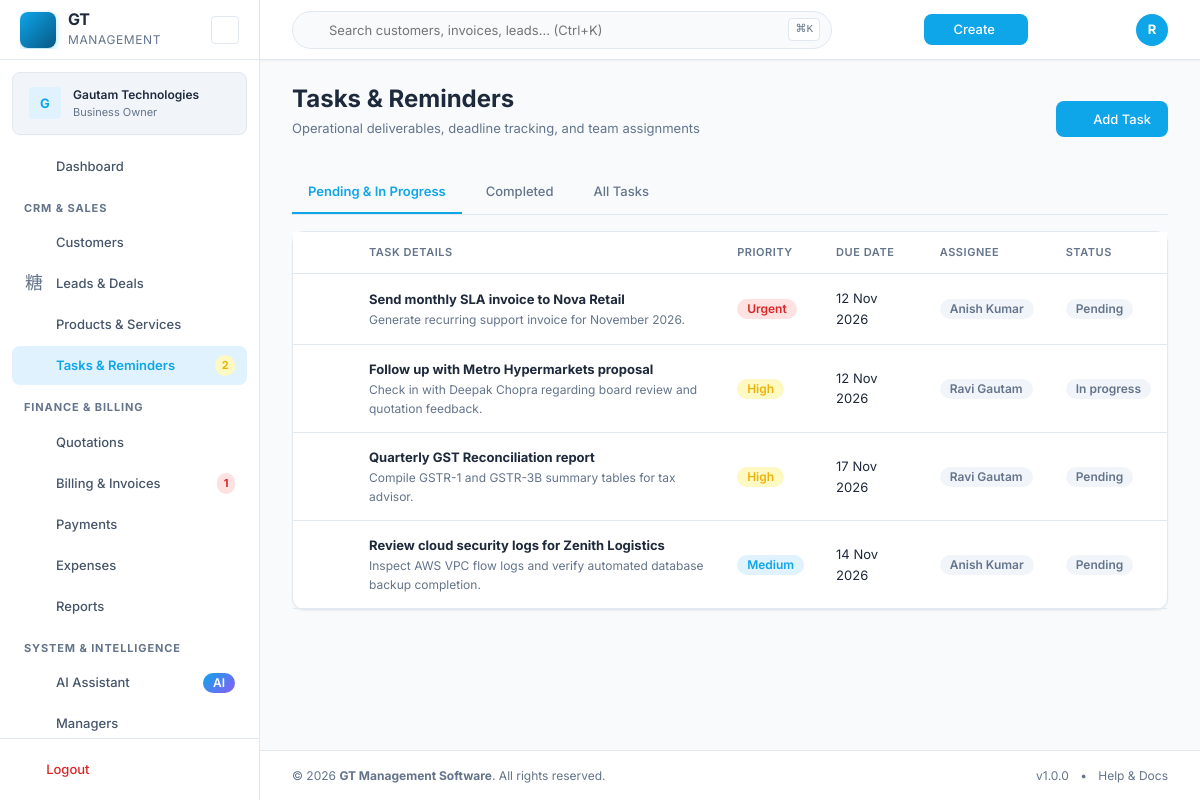
Screenshot of /tasks.php (signed in) with the database file from the repository.
### tables this page shows
CREATE TABLE `tasks` (
  `id` INT UNSIGNED AUTO_INCREMENT PRIMARY KEY,
  `business_id` INT UNSIGNED NOT NULL,
  `title` VARCHAR(255) NOT NULL,
  `description` TEXT DEFAULT NULL,
  `priority` ENUM('low','medium','high','urgent') DEFAULT 'medium',
  `status` ENUM('pending','in_progress','completed','cancelled') DEFAULT 'pending',
  `due_date` DATETIME DEFAULT NULL,
  `reminder_date` DATETIME DEFAULT NULL,
  `completed_at` DATETIME DEFAULT NULL,
  `customer_id` INT UNSIGNED DEFAULT NULL,
  `lead_id` INT UNSIGNED DEFAULT NULL,
  `assigned_to` INT UNSIGNED DEFAULT NULL,
  `is_demo` TINYINT(1) DEFAULT 0,
  `created_by` INT UNSIGNED DEFAULT NULL,
  `created_at` TIMESTAMP DEFAULT CURRENT_TIMESTAMP,
  `updated_at` TIMESTAMP DEFAULT CURRENT_TIMESTAMP ON UPDATE CURRENT_TIMESTAMP,
  INDEX `idx_tasks_business` (`business_id`),
  INDEX `idx_tasks_status` (`status`),
  INDEX `idx_tasks_due` (`due_date`),
  FOREIGN KEY (`business_id`) REFERENCES `businesses`(`id`) ON DELETE CASCADE,
  FOREIGN KEY (`customer_id`) REFERENCES `customers`(`id`) ON DELETE SET NULL,
  FOREIGN KEY (`lead_id`) REFERENCES `leads`(`id`) ON DELETE SET NULL,
  FOREIGN KEY (`assigned_to`) REFERENCES `users`(`id`) ON DELETE SET NULL,
  FOREIGN KEY (`created_by`) REFERENCES `users`(`id`) ON DELETE SET NULL
);

CREATE TABLE `users` (
  `id` INT UNSIGNED AUTO_INCREMENT PRIMARY KEY,
  `business_id` INT UNSIGNED NOT NULL,
  `role_id` INT UNSIGNED NOT NULL,
  `name` VARCHAR(255) NOT NULL,
  `email` VARCHAR(255) NOT NULL,
  `password` VARCHAR(255) NOT NULL,
  `phone` VARCHAR(50) DEFAULT NULL,
  `avatar_path` VARCHAR(500) DEFAULT NULL,
  `is_owner` TINYINT(1) DEFAULT 0,
  `is_active` TINYINT(1) DEFAULT 1,
  `last_login_at` TIMESTAMP NULL DEFAULT NULL,
  `failed_login_count` INT UNSIGNED DEFAULT 0,
  `locked_until` TIMESTAMP NULL DEFAULT NULL,
  `password_reset_token` VARCHAR(255) DEFAULT NULL,
  `password_reset_expires` TIMESTAMP NULL DEFAULT NULL,
  `remember_token` VARCHAR(255) DEFAULT NULL,
  `is_demo` TINYINT(1) DEFAULT 0,
  `created_at` TIMESTAMP DEFAULT CURRENT_TIMESTAMP,
  `updated_at` TIMESTAMP DEFAULT CURRENT_TIMESTAMP ON UPDATE CURRENT_TIMESTAMP,
  UNIQUE KEY `uk_user_email` (`email`),
  INDEX `idx_users_business` (`business_id`),
  FOREIGN KEY (`business_id`) REFERENCES `businesses`(`id`) ON DELETE CASCADE,
  FOREIGN KEY (`role_id`) REFERENCES `roles`(`id`)
);

### includes/auth.php (called while the page is built, shortened)
<?php
class Auth {
    public static function businessId(): ?int {
        return $_SESSION['business_id'] ?? null;
    }
    public static function isOwner(): bool {
        return !empty($_SESSION['is_owner']);
    }
}

### includes/permissions.php (called while the page is built, shortened)
<?php
class Permissions {
    public static function has(string $permissionKey): bool {
        if (Auth::isOwner()) return true;
        $perms = self::load();
        return in_array($permissionKey, $perms, true);
    }
}

### includes/functions.php (called while the page is built, shortened)
<?php
function e(?string $value): string {
    return htmlspecialchars($value ?? '', ENT_QUOTES, 'UTF-8');
}
function url(string $path = ''): string {
    return rtrim(APP_URL, '/') . '/' . ltrim($path, '/');
}

### includes/db.php (called while the page is built, shortened)
<?php
class Database {
    private static ?PDO $instance = null;
    public static function getInstance(): PDO {
        if (self::$instance === null) {
            $config = require GT_ROOT . '/config/config.php';
            $dsn = sprintf(
                'mysql:host=%s;port=%d;dbname=%s;charset=%s',
                $config['db_host'],
                $config['db_port'],
                $config['db_name'],
                $config['db_charset']
            );
            try {
                self::$instance = new PDO($dsn, $config['db_user'], $config['db_pass'], [
                    PDO::ATTR_ERRMODE            => PDO::ERRMODE_EXCEPTION,
                    PDO::ATTR_DEFAULT_FETCH_MODE => PDO::FETCH_ASSOC,
                    PDO::ATTR_EMULATE_PREPARES   => false,
                    PDO::MYSQL_ATTR_INIT_COMMAND => "SET NAMES utf8mb4 COLLATE utf8mb4_unicode_ci",
                ]);
            } catch (PDOException $e) {
                if ($config['debug']) {
                    throw $e;
                }
                error_log('Database connection failed: ' . $e->getMessage());
                die('Database connection error. Please check configuration.');
            }
        }
        return self::$instance;
    }
    public static function query(string $sql, array $params = []): PDOStatement {
        $stmt = self::getInstance()->prepare($sql);
        $stmt->execute($params);
        return $stmt;
    }
    public static function fetchAll(string $sql, array $params = []): array {
        return self::query($sql, $params)->fetchAll();
    }
}

### includes/formatting.php (called while the page is built, shortened)
<?php
function formatDate(?string $date, ?string $format = null): string {
    $defaults = require GT_ROOT . '/config/defaults.php';
    $format = $format ?? $defaults['regional']['date_format'];
    $ts = strtotime($date);
    return $ts ? date($format, $ts) : '—';
}

### tasks.php (the view, shortened to what this page needs)
<?php
$businessId = Auth::businessId();
$statusFilter = $_GET['status'] ?? 'pending';
$where = ["t.business_id = ?"];
$params = [$businessId];
if ($statusFilter !== 'all') {
    if ($statusFilter === 'pending') {
        $where[] = "t.status != 'completed'";
    } else {
        $where[] = "t.status = ?";
        $params[] = $statusFilter;
    }
}
$whereClause = implode(' AND ', $where);
$tasks = Database::fetchAll(
    "SELECT t.*, u.name as assignee_name
     FROM tasks t
     LEFT JOIN users u ON t.assigned_to = u.id
     WHERE {$whereClause}
     ORDER BY (t.priority = 'urgent') DESC, (t.priority = 'high') DESC, t.due_date ASC",
    $params
);
require GT_ROOT . '/includes/header.php';
?>
<div class="page-header d-flex justify-between align-center mb-4">
    <div>
        <h1 class="page-title">Tasks & Reminders</h1>
        <p class="page-subtitle">Operational deliverables, deadline tracking, and team assignments</p>
    </div>
    <div class="page-header-actions">
        <?php if (Permissions::has('tasks.create')): ?>
        <button type="button" class="btn btn-primary" data-modal-target="new-task-modal">
            <i class="ti ti-plus mr-1"></i> Add Task
        </button>
        <?php endif; ?>
    </div>
</div>
<div class="tabs-nav mb-4">
    <a href="<?= url('tasks.php?status=pending') ?>" class="tab-link <?= $statusFilter === 'pending' ? 'active' : '' ?>">Pending & In Progress</a>
    <a href="<?= url('tasks.php?status=completed') ?>" class="tab-link <?= $statusFilter === 'completed' ? 'active' : '' ?>">Completed</a>
    <a href="<?= url('tasks.php?status=all') ?>" class="tab-link <?= $statusFilter === 'all' ? 'active' : '' ?>">All Tasks</a>
</div>
<div class="card">
    <div class="card-body p-0">
        <?php if (empty($tasks)): ?>
            <div class="empty-state p-5 text-center">
                <i class="ti ti-checkbox text-4xl text-muted mb-2"></i>
                <h3>No Tasks Found</h3>
                <p class="text-muted text-sm">No tasks match your current view.</p>
            </div>
        <?php else: ?>
            <div class="table-responsive">
                <table class="data-table">
                    <thead>
                        <tr>
                            <th style="width: 40px;"></th>
                            <th>Task Details</th>
                            <th>Priority</th>
                            <th>Due Date</th>
                            <th>Assignee</th>
                            <th>Status</th>
                        </tr>
                    </thead>
                    <tbody>
                        <?php foreach ($tasks as $t):
                            $isOverdue = ($t['status'] !== 'completed' && strtotime($t['due_date']) < strtotime(date('Y-m-d')));
                            $isToday = ($t['status'] !== 'completed' && $t['due_date'] === date('Y-m-d'));
                        ?>
                        <tr>
                            <td class="text-center">
                                <form method="POST" action="<?= url('tasks.php') ?>">
                                    <button type="submit" class="btn btn-icon btn-ghost btn-sm" title="<?= $t['status'] === 'completed' ? 'Mark Incomplete' : 'Mark Completed' ?>">
                                        <i class="ti <?= $t['status'] === 'completed' ? 'ti-circle-check-filled text-success' : 'ti-circle text-muted' ?> text-lg"></i>
                                    </button>
                                </form>
                            </td>
                            <td>
                                <strong class="<?= $t['status'] === 'completed' ? 'line-through text-muted' : '' ?>">
                                    <?= e($t['title']) ?>
                                </strong>
                                <?php if (!empty($t['description'])): ?>
                                    <div class="text-xs text-muted"><?= e($t['description']) ?></div>
                                <?php endif; ?>
                            </td>
                            <td>
                                <span class="badge badge-<?= $t['priority'] === 'urgent' ? 'danger' : ($t['priority'] === 'high' ? 'warning' : ($t['priority'] === 'medium' ? 'primary' : 'secondary')) ?>">
                                    <?= ucfirst($t['priority']) ?>
                                </span>
                            </td>
                            <td>
                                <?php if ($isOverdue): ?>
                                    <span class="text-danger font-bold"><i class="ti ti-alert-triangle mr-1"></i><?= formatDate($t['due_date']) ?> (Overdue)</span>
                                <?php elseif ($isToday): ?>
                                    <span class="text-warning font-bold"><i class="ti ti-clock mr-1"></i>Due Today</span>
                                <?php else: ?>
                                    <span><?= formatDate($t['due_date']) ?></span>
                                <?php endif; ?>
                            </td>
                            <td>
                                <span class="badge badge-subtle"><?= e($t['assignee_name'] ?: 'Unassigned') ?></span>
                            </td>
                            <td>
                                <span class="badge badge-<?= $t['status'] === 'completed' ? 'success' : 'subtle' ?>">
                                    <?= ucfirst(str_replace('_', ' ', $t['status'])) ?>
                                </span>
                            </td>
                        </tr>
                        <?php endforeach; ?>
                    </tbody>
                </table>
            </div>
        <?php endif; ?>
    </div>
</div>
<?php require GT_ROOT . '/includes/footer.php'; ?>

### assets/css/global.css (style rules this page uses)
:root { --color-primary: #0EA5E9; --color-primary-hover: #0284C7; --color-primary-light: #E0F2FE; --color-primary-dark: #075985; --color-secondary: #075985; --color-accent: #0284C7; --color-bg: #F8FAFC; --color-surface: #FFFFFF; --color-surface-hover: #F1F5F9; --color-sidebar-bg: #FFFFFF; --color-card-bg: #FFFFFF; --color-text: #1E293B; --color-text-secondary: #475569; --color-text-muted: #64748B; --color-text-inverse: #FFFFFF; --color-border: #E2E8F0; --color-border-hover: #CBD5E1; --color-border-light: #F1F5F9; --color-success: #16A34A; --color-success-light: #DCFCE7; --color-warning: #EAB308; --color-warning-light: #FEF9C3; --color-error: #DC2626; --color-error-light: #FEE2E2; --color-info: #0EA5E9; --color-info-light: #E0F2FE; --font-family: 'Inter', -apple-system, BlinkMacSystemFont, 'Segoe UI', Roboto, sans-serif; --font-mono: 'JetBrains Mono', 'Fira Code', monospace; --font-size-xs: 0.75rem; --font-size-sm: 0.8125rem; --font-size-base: 0.875rem; --font-size-md: 1rem; --font-size-lg: 1.125rem; --font-size-xl: 1.25rem; --font-size-2xl: 1.5rem; --font-size-3xl: 1.875rem; --font-size-4xl: 2.25rem; --font-weight-normal: 400; --font-weight-medium: 500; --font-weight-semibold: 600; --font-weight-bold: 700; --line-height: 1.6; --line-height-tight: 1.3; --space-1: 0.25rem; --space-2: 0.5rem; --space-3: 0.75rem; --space-4: 1rem; --space-5: 1.25rem; --space-6: 1.5rem; --space-8: 2rem; --space-10: 2.5rem; --space-12: 3rem; --sidebar-width: 260px; --sidebar-compact-width: 72px; --topbar-height: 60px; --content-max-width: 1400px; --radius-sm: 4px; --radius: 8px; --radius-lg: 12px; --radius-xl: 16px; --radius-full: 9999px; --shadow-sm: 0 1px 2px rgba(0, 0, 0, 0.05); --shadow: 0 1px 3px rgba(0, 0, 0, 0.08), 0 1px 2px rgba(0, 0, 0, 0.04); --shadow-md: 0 4px 6px -1px rgba(0, 0, 0, 0.08), 0 2px 4px -2px rgba(0, 0, 0, 0.05); --shadow-lg: 0 10px 15px -3px rgba(0, 0, 0, 0.08), 0 4px 6px -4px rgba(0, 0, 0, 0.04); --shadow-xl: 0 20px 25px -5px rgba(0, 0, 0, 0.1), 0 8px 10px -6px rgba(0, 0, 0, 0.05); --transition-fast: 150ms ease; --transition: 200ms ease; --transition-slow: 300ms ease; --z-dropdown: 100; --z-sticky: 200; --z-overlay: 300; --z-modal: 400; --z-toast: 500; --z-tooltip: 600; }
*, *::before, *::after { box-sizing: border-box; margin: 0; padding: 0; }
html { font-size: 16px; -webkit-text-size-adjust: 100%; scroll-behavior: smooth; }
body { font-family: var(--font-family); font-size: var(--font-size-base); line-height: var(--line-height); color: var(--color-text); background-color: var(--color-bg); -webkit-font-smoothing: antialiased; -moz-osx-font-smoothing: grayscale; overflow-x: hidden; }
h1, h2, h3, h4, h5, h6 { font-weight: var(--font-weight-semibold); line-height: var(--line-height-tight); color: var(--color-text); }
h1 { font-size: var(--font-size-3xl); }
p { margin-bottom: var(--space-4); }
a { color: var(--color-primary); text-decoration: none; transition: color var(--transition-fast); }
table { border-collapse: collapse; width: 100%; }
input, select, textarea, button { font-family: inherit; font-size: inherit; line-height: inherit; }
button { cursor: pointer; }
.text-center { text-align: center; }
.text-muted { color: var(--color-text-muted); }
.text-xs { font-size: var(--font-size-xs); }
.text-lg { font-size: var(--font-size-lg); }
.mb-4 { margin-bottom: var(--space-4); }
.d-flex { display: flex; }
.justify-between { justify-content: space-between; }

### rows the page displays
tasks: title "Send monthly SLA invoice to Nova Retail", description "Generate recurring support invoice for November 2026.", priority "Urgent", due_date "12 Nov 2026", assigned_to.name "Anish Kumar", status "Pending"
tasks: title "Follow up with Metro Hypermarkets proposal", description "Check in with Deepak Chopra regarding board review and quotation feedback.", priority "High", due_date "12 Nov 2026", assigned_to.name "Ravi Gautam", status "In progress"
tasks: title "Quarterly GST Reconciliation report", description "Compile GSTR-1 and GSTR-3B summary tables for tax advisor.", priority "High", due_date "17 Nov 2026", assigned_to.name "Ravi Gautam", status "Pending"
tasks: title "Review cloud security logs for Zenith Logistics", description "Inspect AWS VPC flow logs and verify automated database backup completion.", priority "Medium", due_date "14 Nov 2026", assigned_to.name "Anish Kumar", status "Pending"

### other values shown
substr(e($businessName), 0, 1) "G"
truncate($businessName, 22) "Gautam Technologies"
$pendingTasksCount "2"
$overdueInvoicesCount "1"
$userInitial "R"
APP_NAME "GT Management Software"
APP_VERSION "1.0.0"
